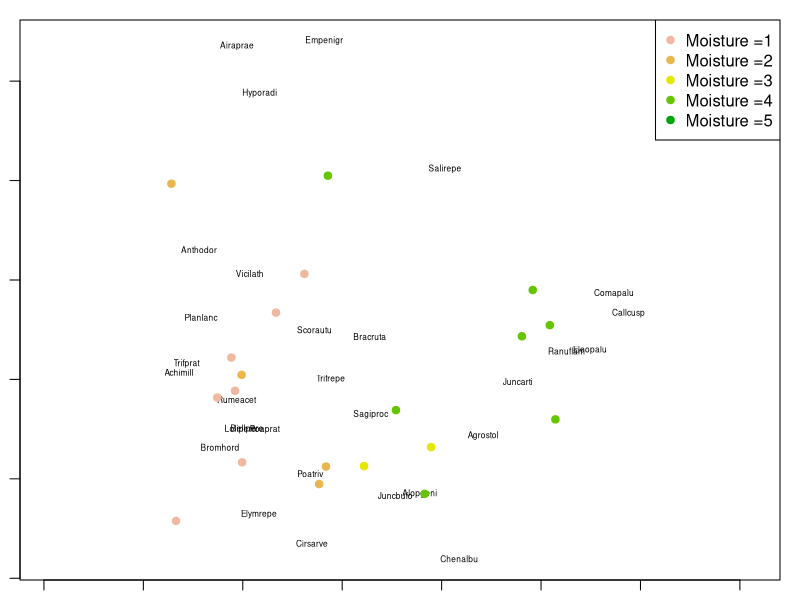
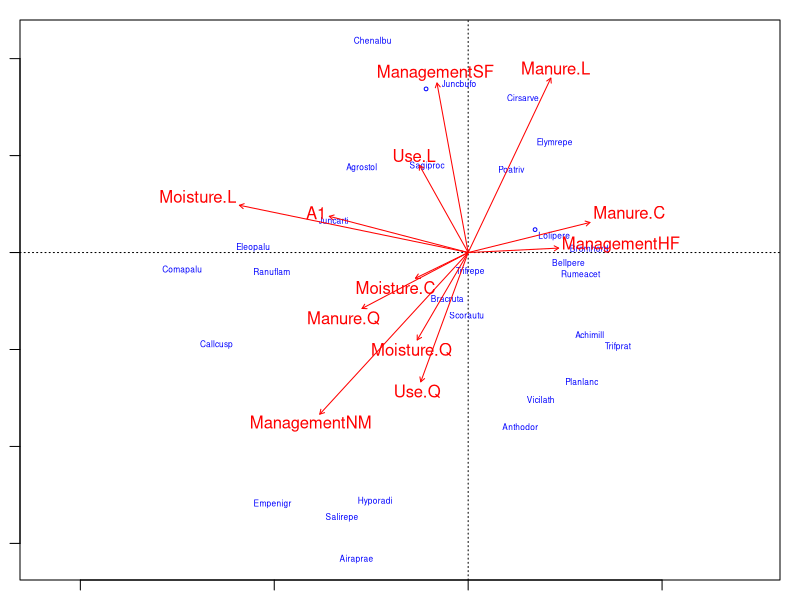
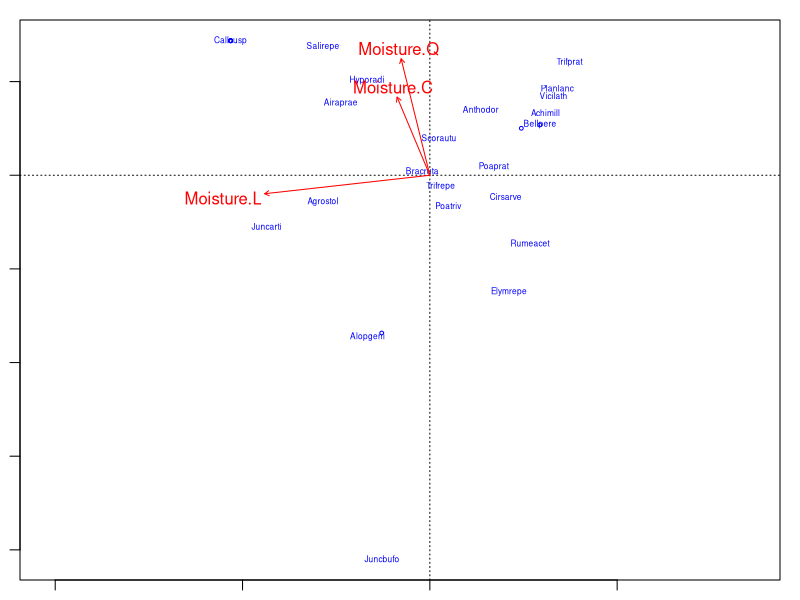
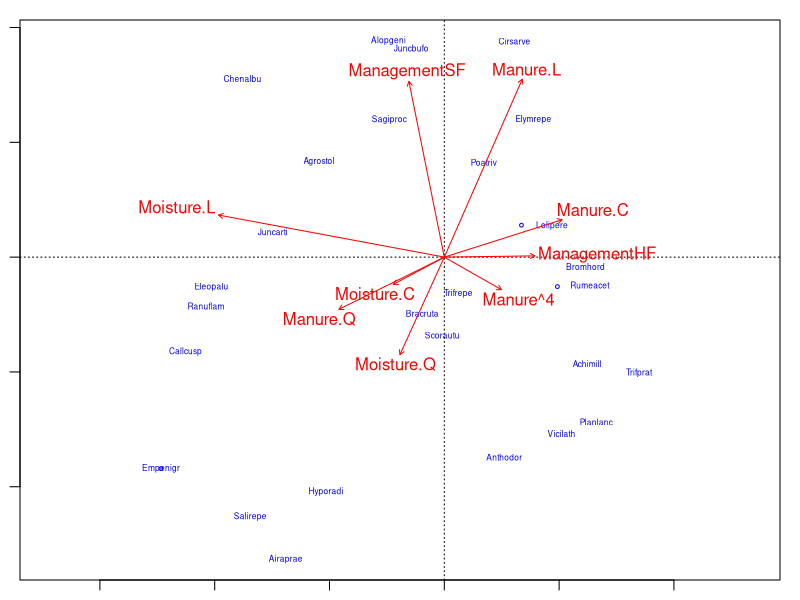
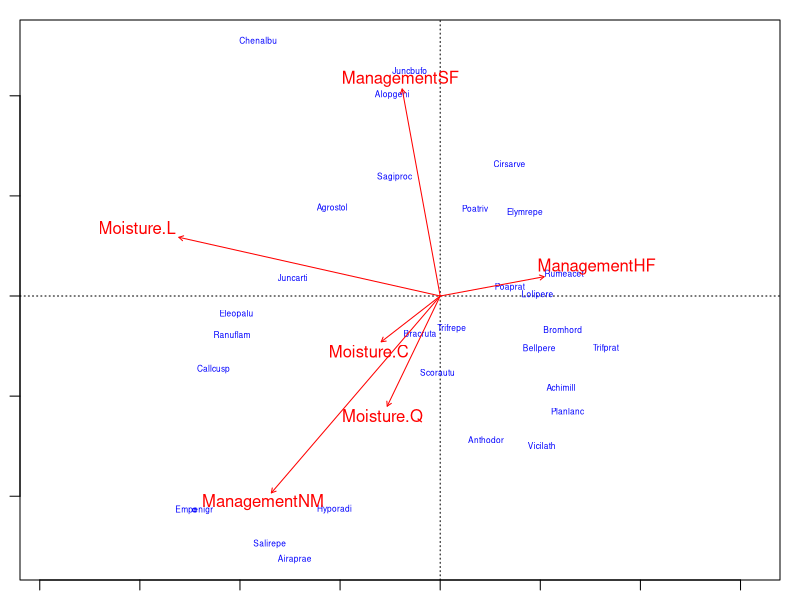
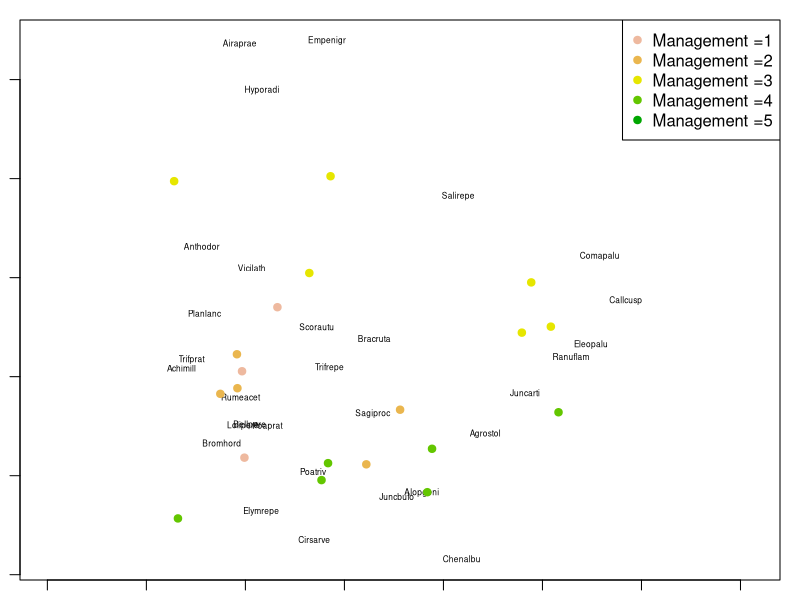

The R script that drew these images, in order:
## ---- chunk 1
library(vegan)
data(dune)
data(dune.env)

#1. Conduct an indirect ordination...

dune_mds = metaMDS(dune, trymax = 5)

par("mar")
par(mar=c(1,1,1,1))

plot(dune_mds, type='n')
text(dune_mds, 'sp', cex=.5)
# generate vector of colors 
color_vect = rev(terrain.colors(6))[-1]
points(dune_mds, 'sites', pch=19, 
        col=color_vect[dune.env$Moisture])
legend('topright', paste("Moisture =", 1:5, sep=''), 
        col=color_vect, pch=19)

#On this plot, each point corresponds to 1 of the 20 sites, and the black words represent each of the 30 species. This plot is emphasizing the role of 'moisture', by color-coding each of the 20 sites according to the moisture level present at that site (aka we are post-hoc overlaying environmental information using 'moisture'). The axes are essentially hypothetical gradients. As you move to the right across the x-axis, it is clear that you are getting higher moisture levels. From this graph, we can start to infer that the species names present on the right side of the graph may be more likely found at higher moisture sites. The goal of this plot is to start to examine the correlations present in the explanatory environmental matrix.  
## ---- chunk 2
#2. Carry out a direct ordination using CCA...

cca_dune <- cca(dune ~ ., data=dune.env)
RsquareAdj(cca_dune, 100) #0.26

plot(cca_dune, type='n', scaling=1)
orditorp(cca_dune, display='sp', cex=0.5, scaling=1, col='blue')
text(cca_dune, display='bp', col='red')

#In this plot, 'Moisture.L' is weighing heavily on CCA1, indicating that this variable explains a larger proption of the variance associated with the CCA1 axis. The location of the species relative to each environmental variable indicates how strongly a species is associated with a given variable. The majority of the variation associated with axis 2 is explained by the variables 'Management' and 'Manure'. 

cca_dune_1 <- cca(dune ~ Moisture, data=dune.env)
RsquareAdj(cca_dune_1, 100) #0.17

plot(cca_dune_1, type='n', scaling=1)
orditorp(cca_dune_1, display='sp', cex=0.5, scaling=1, col='blue')
text(cca_dune_1, display='bp', col='red')

cca_dune_2 <- cca(dune ~ Moisture + Manure + Management, data=dune.env)
RsquareAdj(cca_dune_2, 100) #0.21

plot(cca_dune_2, type='n', scaling=1)
orditorp(cca_dune_2, display='sp', cex=0.5, scaling=1, col='blue')
text(cca_dune_2, display='bp', col='red')

cca_dune_3 <- cca(dune ~ Moisture + Management, data=dune.env)
RsquareAdj(cca_dune_3, 100) #0.24

plot(cca_dune_3, type='n', scaling=1)
orditorp(cca_dune_3, display='sp', cex=0.5, scaling=1, col='blue')
text(cca_dune_3, display='bp', col='red')
## ---- chunk 3
#2. cont'd...

#Running permutation test on entire model (cca_dune).
anova(cca_dune, permutations = 100)
anova(cca_dune, by='margin', permutations = 100)

#Running permutation test on best-fitting model (cca_dune_3).

anova(cca_dune_3, permutations = 100)
anova(cca_dune_3, by='margin', permutations = 100)
## ---- chunk 4
#3. The two analyses do agree with eachother. The first analysis in Question 1 suggested that 'moisture' was explaining a good portion of the variation in the first axis. The second analysis in Question 2 also suggested that 'moisture' was explaining the majority of the variation in axis 1, and also suggested that 'Management' explained the marjority of the variation in axis 2. Finally, the anova() in analysis 2 suggested that 'Moisture' was having a significant effect on dune species distribution.

#I found the second analysis to be more useful. I was able to arrive at the variables 'Moisture' and 'Management' explaining the majority of the variation, and could then confirm that result by plotting those variables on an NMDS plot. 

#The indirect ordination below shows that 'Management' is explaining a good portion of the variation in the second axis.

dune_mds = metaMDS(dune, trymax = 5)

par("mar")
par(mar=c(1,1,1,1))

plot(dune_mds, type='n')
text(dune_mds, 'sp', cex=.5)
# generate vector of colors 
color_vect = rev(terrain.colors(6))[-1]
points(dune_mds, 'sites', pch=19, 
        col=color_vect[dune.env$Management])
legend('topright', paste("Management =", 1:5, sep=''), 
        col=color_vect, pch=19)
